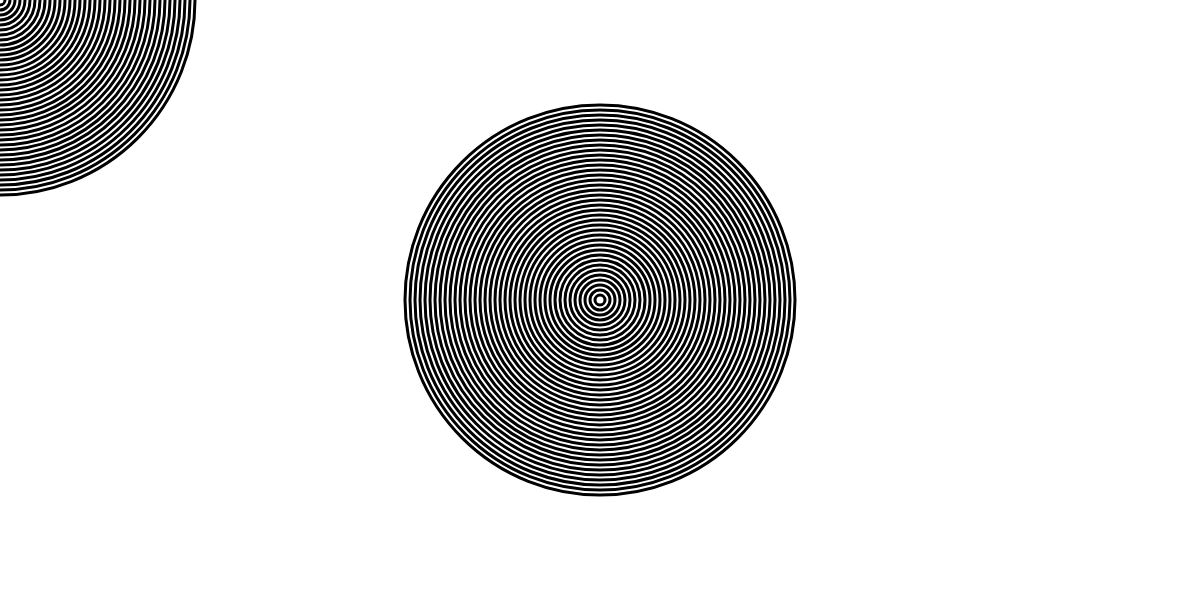
Frame 1 (no input)
Frame 60 (no input): identical to frame 1, image omitted
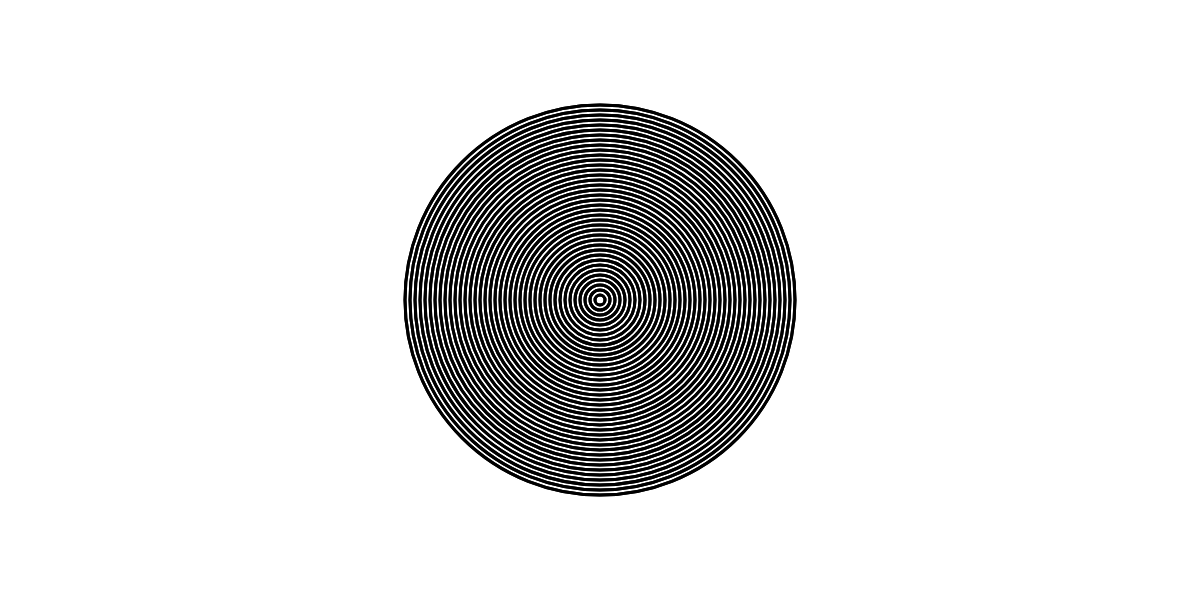
Frame 120 (the mouse pressed at the canvas centre since frame 60)

The p5.js sketch that drew these frames (run headless with seeded random() and noise() and a simulated clock; from frame 60 on, the mouse is pressed at the canvas centre):

// p5.js sketch
// ── sketch.js
function setup() {

	createCanvas(1200,600);
	strokeWeight(3);
	noFill();
	

}

function draw() {
	background('white');
	for (var i=0; i<40; i++) {
		ellipse(600,300,10*i,10*i);
	}


	for (var j=0; j<40;j++) {
		ellipse(mouseX,mouseY,10*j,10*j);
	}  
}
